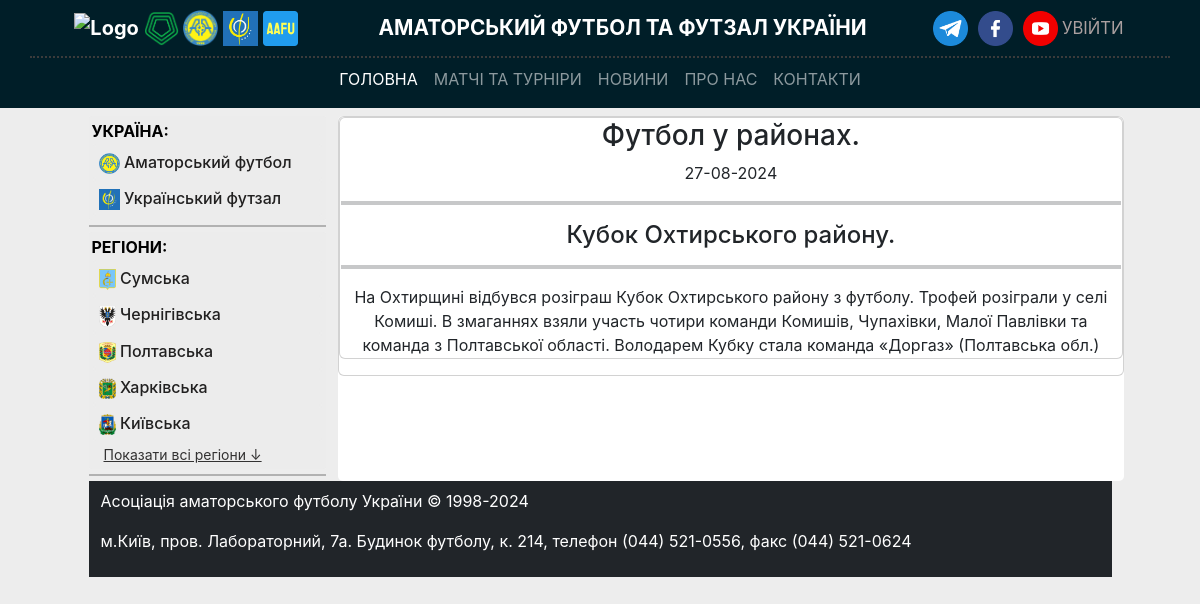
Screenshot of /news/7 with the database file from the repository.
### models/region.py (models this page shows, shortened)
class Region(Base):
    __tablename__ = "regions"
    __table_args__ = (UniqueConstraint("slug", name="uq_region_slug"),)
    id: Mapped[intpk]
    name: Mapped[str] = mapped_column(String(30), nullable=False)
    emblem: Mapped[str | None] = mapped_column(String(256))
    slug: Mapped[str] = mapped_column(String(30), nullable=False, unique=True)
    status: Mapped[bool] = mapped_column(default=0, server_default="0", nullable=False)
    organizations: Mapped[list["Organization"]] = relationship(
        back_populates="region",
        cascade="all, delete-orphan",
    )
    teams: Mapped[list["Team"]] = relationship(
        back_populates="region",
    )
    stadiums: Mapped[list["Stadium"]] = relationship(
        back_populates="region",
    )
    persons: Mapped[list["Person"]] = relationship(
        back_populates="region",
    )
    contact: Mapped[list["Contact"]] = relationship(
        back_populates="region",
    )
    newstables: Mapped[list["News"]] = relationship(
        back_populates="region",
    )

### models/news.py (models this page shows)
class News(Base):
    __tablename__ = "news"
    id: Mapped[intpk]
    event = Column(BigInteger, nullable=True)
    topic: Mapped[str]
    brief: Mapped[str | None]
    description: Mapped[str | None]
    photo: Mapped[str | None]
    region_id: Mapped[int] = mapped_column(
        ForeignKey("regions.id", onupdate="SET NULL", ondelete="SET NULL"),
    )
    region: Mapped["Region"] = relationship(
        back_populates="newstables",
    )

### controllers/news.py (the view)
@router.get("/{news_id}")
async def read_new(request: Request, news_id: int, db: AsyncSession = Depends(get_db)):
    return render(
        "news/news_page.html",
        request,
        {
            "news_page": await get_news_page(db, news_id=news_id),
            "regions_list": await get_regions_list(db),
        },
    )

### templates/news/news_page.html (shortened to what this page needs)
{% extends "base.html" %}
{% block content %}
<div class="card text-center">
    <div class="card mb-3" style="max-width: 940px; margin: 0 auto;">
        <article style="padding: 1px">
            <h3>{{ news_page.topic }}</h3>{{ news_page.date }}</p>
            <hr style="border: 2px solid;">
            <div>
                <h4>{{ news_page.brief}}</h4>
            </div>
            <hr style="border: 2px solid;">
            <div class="team-info">
                {{ news_page.description }}
            </div>
        </article>
        {% endblock %}

### templates/base.html (shortened to what this page needs)
<!doctype html>
<html lang="uk">
<head>
    <link rel="stylesheet" href="{{ url_for('static', path='css/bootstrap.min.css') }}">
    <link rel="stylesheet" href="/static/css/stl_base.css">
</head>
<body>
    <nav class="navbar navbar-expand-lg navbar-dark">
        <div class="container navTitle border-bottom-only" style="justify-content: space-around">
            <div>
                <a class="navbar-brand p-0" href="/">
                    <img src="/static/img/techical_image/icon-uaf.png" alt="Logo" height="35">
                    <img src="/static/img/techical_image/icon-pfl.png" alt="Logo" width="35">
                    <img src="/static/img/techical_image/icon-aafu.png" alt="Logo" width="35">
                    <img src="/static/img/techical_image/icon-afu.jfif" alt="Logo" width="35">
                    <img src="/static/img/techical_image/icon-site_logo.png" alt="Logo" width="35">
                </a>
            </div>
            <div>
                <p>АМАТОРСЬКИЙ ФУТБОЛ ТА ФУТЗАЛ УКРАЇНИ</p>
            </div>
            <div class="social-media">
                <div>
                    <a target="_blank" href="/">
                        <img src="/static/img/techical_image/social_media/icon_tg.png" alt="logo" width="35"/>
                    </a>
                    <a target="_blank" href="https://www.facebook.com/aafu.org.ua">
                        <img src="/static/img/techical_image/social_media/icon_fb.png" alt="logo" width="35"/>
                    </a>
                    <a target="_blank" href="https://www.youtube.com/channel/UCPjEI04Vvcr3U2Ib62tUarA">
                        <img src="/static/img/techical_image/social_media/icon_youtube.png" alt="logo" width="35"/>
                    </a>
                </div>
                <div class="logIn-logout">
                    {% if user_session %}
                        <a href="/sign-in">Вийти</a>
                    {% else %}
                        <a href="/sign-in">Увійти</a>
                    {% endif %}
                </div>
            </div>
        </div>
        <div class="container navButton">
            <div class="collapse navbar-collapse" id="navbarNav" style="">
                <ul class="navbar-nav">
                    <li class="nav-item">
                        <a class="nav-link active" aria-current="page" href="/">Головна</a>
                    </li>
                    <li class="nav-item">
                        <a class="nav-link" href="#">Матчі та турніри</a>
                    </li>
                    <li class="nav-item">
                        <a class="nav-link" href="#">Новини</a>
                    </li>
                    <li class="nav-item">
                        <a class="nav-link" href="#">Про нас</a>
                    </li>
                    <li class="nav-item">
                        <a class="nav-link" href="#">Контакти</a>
                    </li>
                </ul>
            </div>
        </div>
    </nav>
    <div class="container">
        <div class="col-12 col-md-11 col-lg-11 mx-auto my-2">
            <div class="row">
                <aside class="col-12 col-md-3">
                    <div class="left-menu">
                      <span class="span-name">УКРАЇНА:</span>
                      <div class="left-menu-organisations">
                        {% for region in regions_list | selectattr("status", "equalto", 1) %}
                          <a href="/region/{{ region.slug }}"
                            title="Відкрити всі діючі турніри {{ region.name }}у"
                            data-region-slug="{{ region.slug }}"
                          >
                              <div class="region_name">
                                <img
                                  src="{{ url_for('static', path='/img/regions/' ~ region.emblem) }}"
                                  alt="{{ region.name }} logo"
                                  width="21rem"
                                  height="21rem"
                                  class="leftMenu__flag"
                                >
                                <span class="leftMenu_button">{{ region.name }}</span>
                              </div>
                          </a>
                        {% endfor %}
                      </div>
                    </div>
                    <hr class="hr-border-between">
                    <div class="left-menu">
                        <span class="span-name">РЕГІОНИ:</span>
                        <div class="left-menu-organisations">
                            {% for region in regions_list | selectattr("status", "equalto", 0) %}
                                <a
                                  href="/region/{{ region.slug }}"
                                  title="Відкрити всі діючі турніри {{ region.name }} області"
                                  data-region-slug="{{ region.slug }}"
                                  class="region-link {% if loop.index > 5 %}hidden-region{% endif %}">
                                    <div class="region">
                                        <img
                                          src="{{ url_for('static', path='/img/regions/' ~ region.emblem) }}"
                                          alt="{{ region.name }} logo"
                                          width="17rem"
                                          height="21rem"
                                          class="leftMenu__flag">
                                        <span class="leftMenu_button">{{ region.name }}</span>
                                    </div>
                                </a>
                            {% endfor %}
                        </div>
                        {% if regions_list|length > 5 %}
                            <a id="toggleRegions" class="show-more-btn">Показати всі регіони ↓</a>
                        {% endif %}
                    </div>
                    <hr class="hr-border-between">
                </aside>
                <div class="col-12 col-md-9 block-content" data-main="content">
                    {% block content %}
                    {% endblock %}
                </div>
            </div>
        </div>
    </div>
    <div class="navbar navbar-expand-lg navbar-dark bg-dark">
        <div  class="container" style="color: white; display: block;">
            <p>Асоціація аматорського футболу України © 1998-2024</p>
            <p>
                м.Київ, пров. Лабораторний, 7а. Будинок футболу, к. 214,
                телефон (044) 521-0556, факс (044) 521-0624
            </p>
        </div>
    </div>
</body>
</html>

### static/css/stl_base.css (style rules this page uses)
body { background-color: #ededed; font-family: "Inter", -apple-system, BlinkMacSystemFont, "Segoe UI", Roboto, "Helvetica Neue", Arial, sans-serif; }
nav { display: flex; flex-direction: column; background-color: #001e28; }
.border-bottom-only { border-bottom: 2px dotted #3b3b3b; }
.navTitle >div { height: 40px; display: flex; justify-content: space-between; align-items: center; margin-bottom: 8px; }
.navTitle p { color: white; margin: 0; }
body > nav > div.container.navTitle { justify-content: center; font-weight: bold; font-size: 1.3em; }
.social-media a { margin: 0 2px 0 2px; text-decoration: none; color: #aba0a0; font-weight: normal; }
.navButton { margin: 1px; }
#navbarNav { justify-content: space-around; text-transform: uppercase; }
.logIn-logout { text-transform: uppercase; font-size: 0.8em; }
.left-menu { background-color: #ececec; border-radius: 3px; padding: 3px; }
.left-menu-organisations { background-color: #ececec; margin: 0px; padding: 1px; }
.leftMenu_button { color: #212020; font-weight: 500; }
.left-menu-organisations a { text-decoration: none; color: #212020; display: block; padding: 4px; border: 2px solid #ececec; border-radius: 3px; transition: background-color 0.3s ease, color 0.3s ease, font-weight 0.3s ease; }
.hr-border-between { border-width: 1px; border-color: black; border-style: solid; width: 100%; margin: 5px 0px; padding: 0; }
.span-name { font-weight: bold; color: black; text-transform: uppercase; }
.show-more-btn { margin-top: 10px; color: #333232; border: none; padding: 8px 12px; cursor: pointer; border-radius: 5px; font-size: 14px; }
.block-content { background-color: #ffffff; border-radius: 5px; padding: 0px; }

### rows the page displays
Region: emblem (picture), name "Аматорський футбол"
Region: emblem (picture), name "Український футзал"
Region: emblem (picture), name "Сумська"
Region: emblem (picture), name "Чернігівська"
Region: emblem (picture), name "Полтавська"
Region: emblem (picture), name "Харківська"
Region: emblem (picture), name "Київська"
News: topic "Футбол у районах.", brief "Кубок Охтирського району.", description "На Охтирщині відбувся розіграш Кубок Охтирського району з футболу. Трофей розіграли у селі Комиші. В змаганнях взяли участь чотири команди Комишів, Чупахівки, Малої Павлівки та команда з Полтавської області. Володарем Кубку стала команда «Доргаз» (Полтавська обл.)"

### other values shown
{{ news_page.date }} "27-08-2024"
